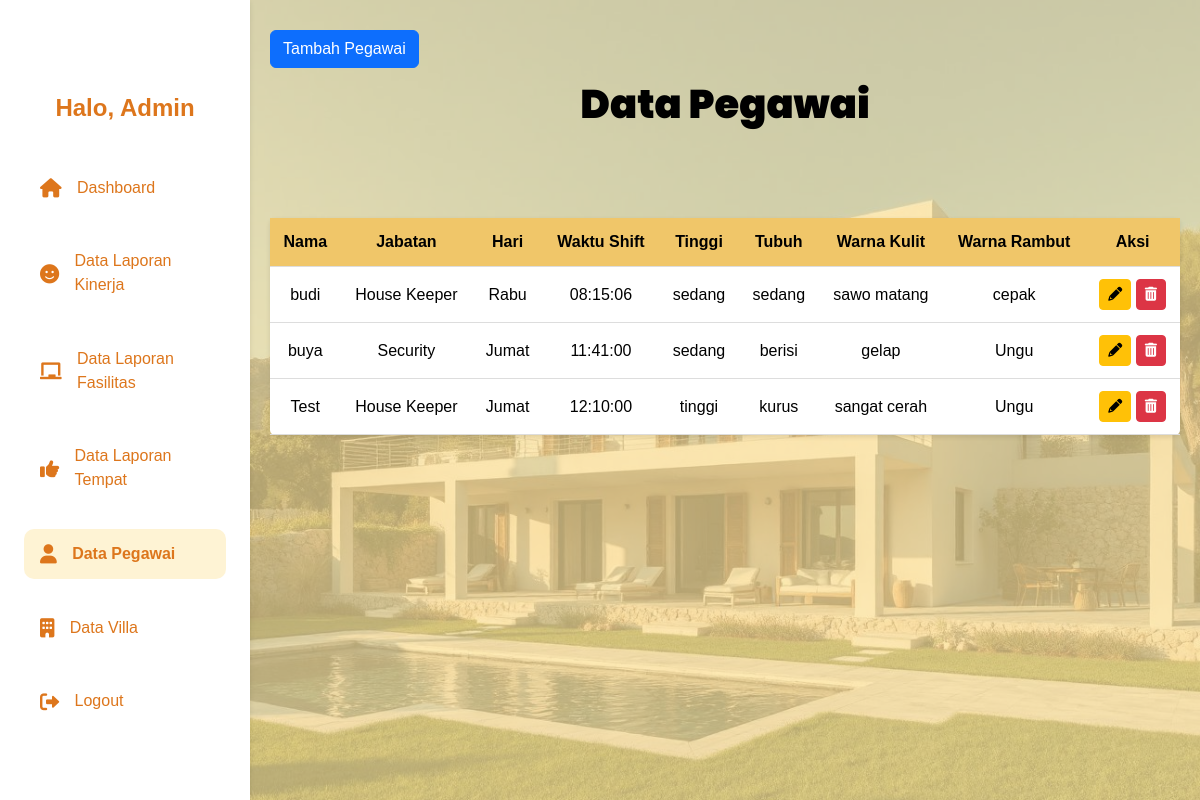
The page /Dashboarddatapegawai.php on the database as committed earlier.
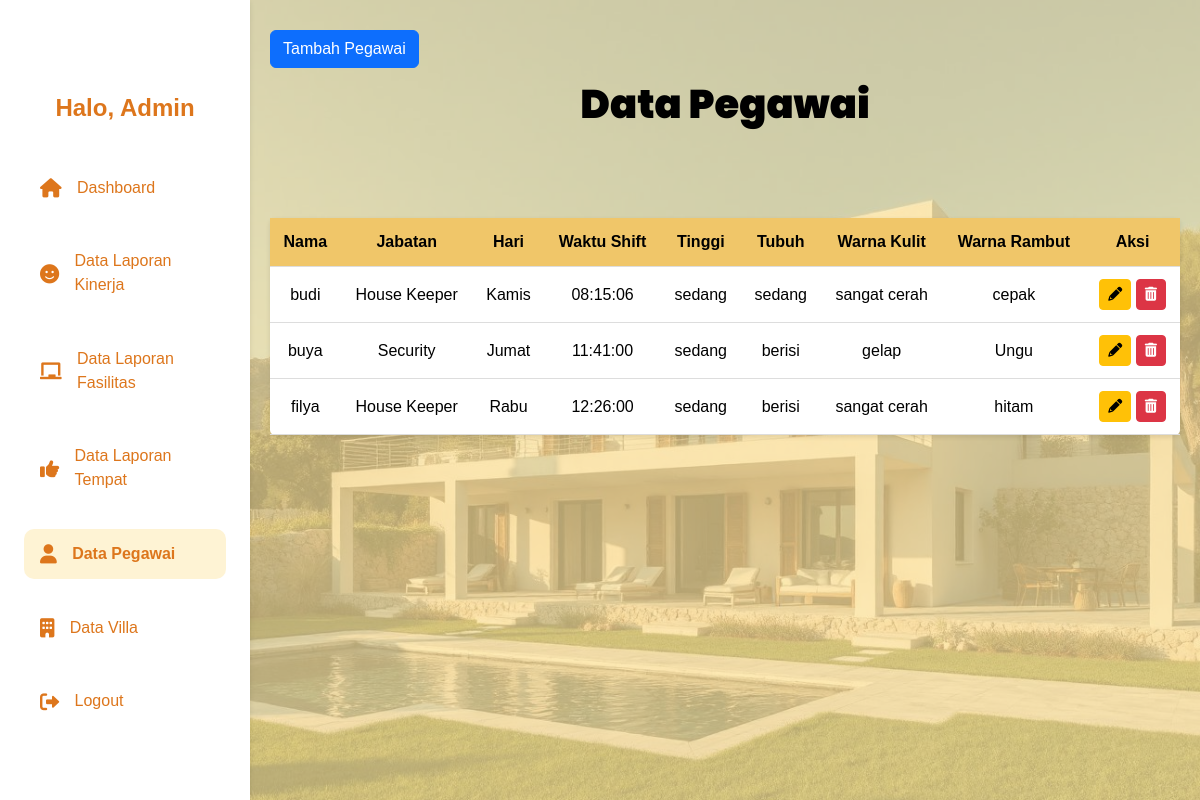
The same page on the database as committed later.
### tables this page shows
CREATE TABLE `pegawai` (
  `id_pegawai` int(11) NOT NULL,
  `nama` varchar(255) NOT NULL,
  `jabatan` enum('Resepsionis','House Keeper','Security') NOT NULL,
  `hari` enum('Senin','Selasa','Rabu','Kamis','Jumat','Sabtu','Minggu') NOT NULL,
  `waktu_shift` time NOT NULL,
  `tinggi` enum('pendek','sedang','tinggi','sangat tinggi') NOT NULL,
  `tubuh` enum('kurus','sedang','berisi','gemuk') NOT NULL,
  `kulit` enum('cerah','sawo matang','gelap','sangat cerah','sangat gelap') NOT NULL,
  `rambut` varchar(50) NOT NULL,
  `wajah` enum('oval','bulat','persegi','lonjong','segitiga') NOT NULL
);

### Dashboarddatapegawai.php (the view, shortened to what this page needs)
<?php
require_once 'koneksi.php';
?>
<!DOCTYPE html>
<html lang="en">
<head>
    <link rel="stylesheet" href="https://cdnjs.cloudflare.com/ajax/libs/font-awesome/6.0.0-beta3/css/all.min.css">
    <link href="https://cdn.jsdelivr.net/npm/bootstrap@5.3.0-alpha1/dist/css/bootstrap.min.css" rel="stylesheet">
    <link rel="stylesheet" href="https://cdn.jsdelivr.net/npm/bootstrap-icons@1.10.3/font/bootstrap-icons.css">
</head>
<body>
    <div class="sidebar">
        <div class="sidebar-header">
            <h2>Halo, Admin</h2>
        </div>
        <n class="sidebar-menu">
            <a href="Dashboardadmin.php" class="menu-item">
                <i class="fas fa-home"></i> Dashboard
            </a>
            <a href="DashbordKinerja.php" class="menu-item">
                <i class="fas fa-smile"></i> Data Laporan Kinerja
            </a>
            <a href="DashbordFasilitas.php" class="menu-item">
                <i class="fas fa-chalkboard"></i> Data Laporan Fasilitas
            </a>
            <a href="DashboardTempt.php" class="menu-item">
                <i class="fas fa-thumbs-up"></i> Data Laporan Tempat
            </a>
            <a href="Dashboarddatapegawai.php" class="menu-item active">
                <i class="fas fa-user"></i> Data Pegawai
            </a>
            <a href="datavilla.php" class="menu-item">
                <i class="fas fa-building"></i> Data Villa
            </a>
            <div class="sidebar-footer">
                <a href="logout.php" class="menu-item">
                    <i class="fas fa-sign-out-alt"></i> Logout
                </a>
            </div>
    </div>
    <div class="main-content">
        <h1><strong>Data Pegawai</strong></h1>
        <table class="table-table-striped">
            <thead>
                <tr>
                    <th>Nama</th>
                    <th>Jabatan</th>
                    <th>Hari</th>
                    <th>Waktu Shift</th>
                    <th>Tinggi</th>
                    <th>Tubuh</th>
                    <th>Warna Kulit</th>
                    <th>Warna Rambut</th>
                    <th>Aksi</th>
                </tr>
            </thead>
            <tbody>
                <?php
                if ($conn) {
                    $query = "SELECT * FROM pegawai";
                    $result = mysqli_query($conn, $query);
                    if ($result && mysqli_num_rows($result) > 0):
                        while ($pegawai = mysqli_fetch_assoc($result)):
                            ?>
                            <tr>
                                <td><?= htmlspecialchars($pegawai['nama']); ?></td>
                                <td><?= htmlspecialchars($pegawai['jabatan']); ?></td>
                                <td><?= htmlspecialchars($pegawai['hari']); ?></td>
                                <td><?= htmlspecialchars($pegawai['waktu_shift']); ?></td>
                                <td><?= htmlspecialchars($pegawai['tinggi']); ?></td>
                                <td><?= htmlspecialchars($pegawai['tubuh']); ?></td>
                                <td><?= htmlspecialchars($pegawai['kulit']); ?></td>
                                <td><?= htmlspecialchars($pegawai['rambut']); ?></td>
                                <td class="text-center">
                                    <a href="proses_datapegawai/edit.php?id=<?= $pegawai['id_pegawai']; ?>"
                                        class="btn btn-warning btn-sm">
                                        <i class="fas fa-pencil-alt"></i>
                                    </a>
                                    <a href="proses_datapegawai/delete.php?id=<?= $pegawai['id_pegawai']; ?>"
                                        class="btn btn-danger btn-sm"
                                        onclick="return confirm('Apakah Anda yakin ingin menghapus data ini?')">
                                        <i class="fas fa-trash-alt"></i>
                                    </a>
                                </td>
                            </tr>
                            <?php
                        endwhile;
                    else:
                        ?>
                        <tr>
                            <td colspan="9" class="text-center">Tidak ada data pegawai.</td>
                        </tr>
                        <?php
                    endif;
                } else {
                    echo "<tr><td colspan='9' class='text-center'>Koneksi database tidak tersedia.</td></tr>";
                }
                ?>
            </tbody>
            <a href="tambah_pegawai.php" class="btn btn-primary btn-tambah">Tambah Pegawai</a>
        </table>
    </div>
</body>
</html>

### Dashboarddatapegawai.php (style rules this page uses)
* { box-sizing: border-box; margin: 0; padding: 0; }
body { font-family: Arial, sans-serif; background-color: #fafafa; display: flex; min-height: 100vh; }
.sidebar { background-color: #ffffff; width: 250px; padding: 1.5em; height: 100vh; box-shadow: 0 2px 5px rgba(0, 0, 0, 0.1); color: #DD761C; display: flex; flex-direction: column; position: fixed; top: 0; left: 0; overflow-y: auto; z-index: 1000; }
.sidebar-header { margin-bottom: 2em; text-align: center; }
.sidebar-header h2 { font-size: 1.5em; font-weight: bold; color: #DD761C; margin-top: 70px; }
.sidebar-menu { display: flex; flex-direction: column; gap: 1.5em; }
.menu-item { display: flex; align-items: center; font-size: 1em; text-decoration: none; color: #DD761C; padding: 0.8em 1em; border-radius: 10px; transition: background-color 0.3s, color 0.3s; }
.menu-item i { margin-right: 0.8em; font-size: 1.2em; }
.menu-item.active { background-color: #fef3d4; font-weight: bold; }
.main-content { flex: 1; padding: 30px 20px; background-color: #FDE49E; margin-left: 250px; text-align: center; background-image: url('blubrown.jpg'); background-size: cover; background-position: center; background-repeat: no-repeat; position: relative; }
.main-content::before { content: ''; position: absolute; top: 0; left: 0; right: 0; bottom: 0; background-color: rgba(253, 228, 158, 0.7); z-index: 1; }
.main-content h1 { position: relative; z-index: 2; font-family: 'Poppins', sans-serif; margin: 0; font-size: 2.5rem; font-weight: bold; color: black; margin-bottom: 90px; margin-top: 50px; }
table { width: 100%; border-collapse: collapse; background-color: #fff; border-radius: 5px; box-shadow: 0 2px 5px rgba(0, 0, 0, 0.1); position: relative; z-index: 2; }
th, td { padding: 12px; text-align: center; border-bottom: 1px solid #ddd; color: black; }
th { background-color: #f0c669; font-weight: bold; color: black; }
.btn-tambah { position: absolute; top: 30px; left: 20px; z-index: 2; }

Rows that differ between the two databases and show on the page:
removed pegawai: nama "Test", jabatan "House Keeper", hari "Jumat", waktu_shift "12:10:00", tinggi "tinggi", tubuh "kurus", kulit "sangat cerah", rambut "Ungu"
changed pegawai "budi": hari "Rabu" → "Kamis"; kulit "sawo matang" → "sangat cerah"
added pegawai: nama "filya", jabatan "House Keeper", hari "Rabu", waktu_shift "12:26:00", tinggi "sedang", tubuh "berisi", kulit "sangat cerah", rambut "hitam"
